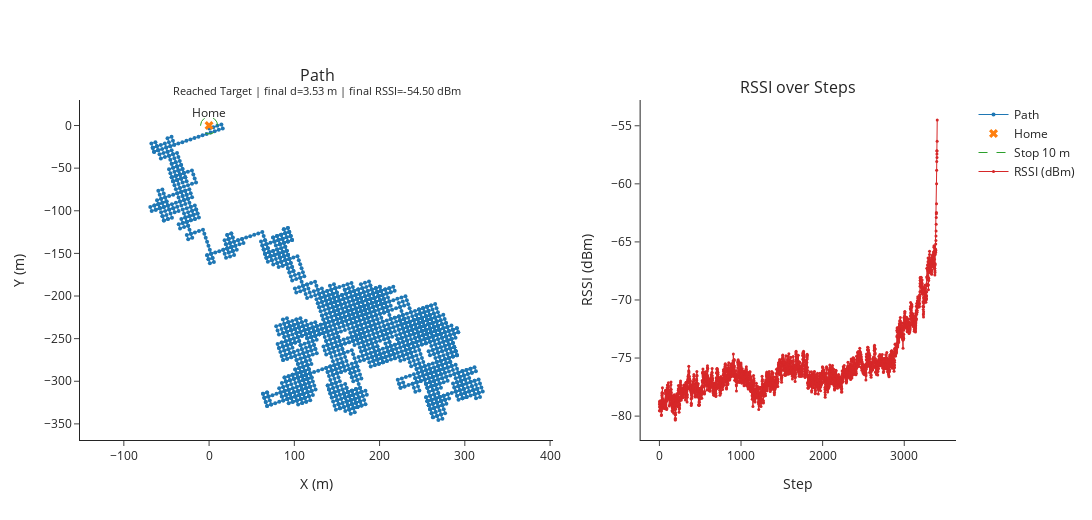

Write notebook code for a chart like this one.
### Code cell
home=(0,0)
random_x = random.randint(100, 500)
random_y = random.randint(100, 500)
start=(random_x,- random_y)
step_size= 5
speed=10
turn_angle=math.radians(90)
stop_radius=10
ema_alpha = 0.2
mf_window=10

results = filted_climb(home=home, start=start, step_size= step_size, speed=speed, turn_angle=turn_angle, stop_radius=stop_radius, ema_alpha=ema_alpha, mf_window=mf_window, use_noisy_rssi=True)
print("ema_alpha",ema_alpha)
print("mf_window",mf_window)

plot_path(results)

### Figure 1 — Plotly figure (JSON) as saved in the notebook; plotly's stock layout.template omitted (floating-point values rounded to 4 significant figures; data arrays with more than 128 entries replaced by an {"elided": "..."} marker saying what was removed)
{"data": [{"hovertemplate": "x=%{x:.2f} m<br>y=%{y:.2f} m<br>%{text}<extra></extra>", "line": {"width": 1}, "marker": {"size": 4}, "mode": "lines+markers", "name": "Path", "text": {"elided": "3405 str values"}, "type": "scatter", "x": {"elided": "3405 float values"}, "xaxis": "x", "y": {"elided": "3405 float values"}, "yaxis": "y"}, {"marker": {"size": 8, "symbol": "x"}, "mode": "markers+text", "name": "Home", "text": ["Home"], "textposition": "top center", "type": "scatter", "x": [0], "xaxis": "x", "y": [0], "yaxis": "y"}, {"line": {"dash": "dash", "width": 1}, "mode": "lines", "name": "Stop 10 m", "type": "scatter", "x": {"elided": "361 float values"}, "xaxis": "x", "y": {"elided": "361 float values"}, "yaxis": "y"}, {"line": {"width": 1}, "marker": {"size": 3}, "mode": "lines+markers", "name": "RSSI (dBm)", "type": "scatter", "x": {"elided": "3405 int values"}, "xaxis": "x2", "y": {"elided": "3405 float values"}, "yaxis": "y2"}], "layout": {"annotations": [{"font": {"size": 16}, "showarrow": false, "text": "Path<br><sup>Reached Target | final d=3.53 m | final RSSI=-54.50 dBm</sup>", "x": 0.27, "xanchor": "center", "xref": "paper", "y": 1, "yanchor": "bottom", "yref": "paper"}, {"font": {"size": 16}, "showarrow": false, "text": "RSSI over Steps", "x": 0.82, "xanchor": "center", "xref": "paper", "y": 1, "yanchor": "bottom", "yref": "paper"}], "height": 520, "width": 1100, "xaxis": {"anchor": "y", "domain": [0, 0.54], "scaleanchor": "y", "scaleratio": 1, "title": {"text": "X (m)"}}, "xaxis2": {"anchor": "y2", "domain": [0.64, 1], "title": {"text": "Step"}}, "yaxis": {"anchor": "x", "domain": [0, 1], "title": {"text": "Y (m)"}}, "yaxis2": {"anchor": "x2", "domain": [0, 1], "title": {"text": "RSSI (dBm)"}}}}
